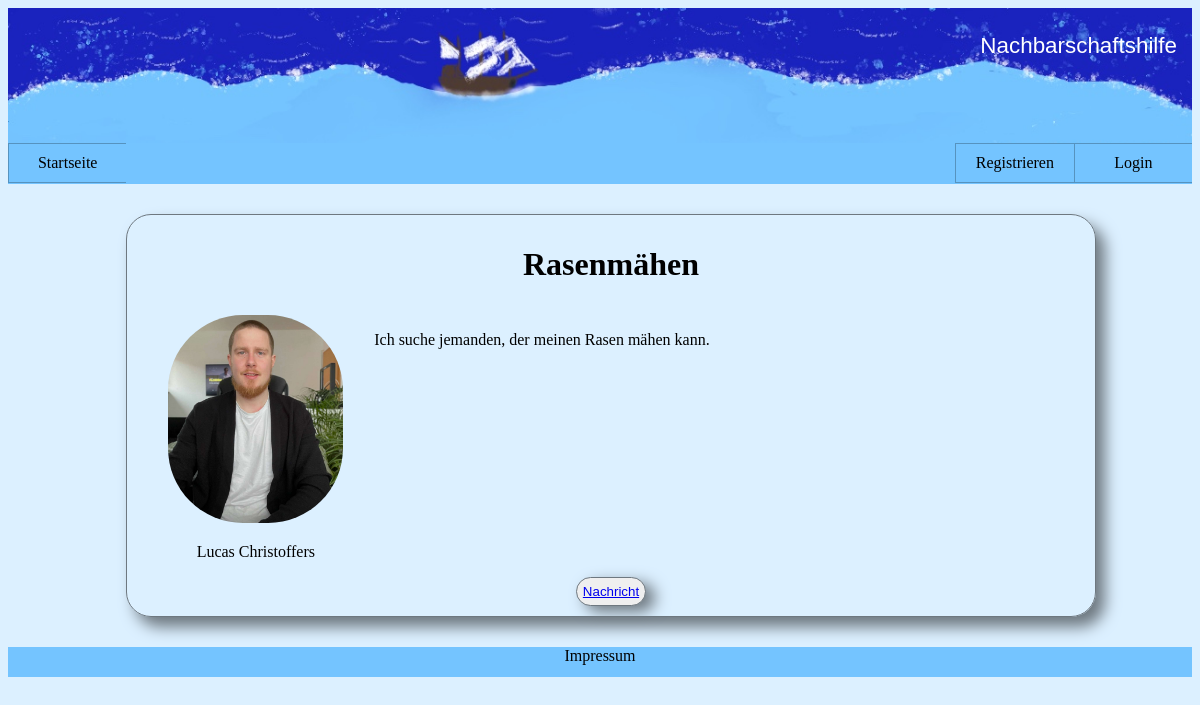
The page /Pins/angebot_eins.php?id=1 on the database its author committed.
### tables this page shows
CREATE TABLE Hilfsgesuch (
            ID INTEGER PRIMARY KEY AUTOINCREMENT,
            Titel TEXT(40),
            Beschreibung TEXT(1200),
            Kategorie INTEGER,
            Ersteller INTEGER,
            FOREIGN KEY(Kategorie) REFERENCES Kategorie(ID),
            FOREIGN KEY(Ersteller) REFERENCES Nutzer(ID)
        );

CREATE TABLE Nutzer (
            ID INTEGER PRIMARY KEY AUTOINCREMENT,
            EMail TEXT(40),
            Vorname TEXT(20),
            Nachname TEXT(20),
            Addresse TEXT(40),
            bild TEXT(40),
            PLZ INTEGER,
            telnr INTEGER,
            passwort TEXT(255),
            FOREIGN KEY(PLZ) REFERENCES Stadt(PLZ)
        );

### Klassen/View/View_Hilfsgesuch.php (called while the page is built, shortened)
<?php
class View_Hilfsgesuch{
    public function lade_Template($tpl){
        include "../Klassen/Templates/".$tpl.".php";
        $ausgabe = ob_get_contents();
        return $ausgabe;
    }
}

### Klassen/Kontroller/Kontroller_Hilfsgesuch_Erstellen.php (called while the page is built, shortened)
<?php
class Kontroller_Hiflsgesuch_Erstellen{
    private $model_Gesuche;
    private $view;
    public function __construct($pfad){
        $this->model_Gesuche = new Model_Hilfsgesuche($pfad);
        $this->view = new View_Hilfsgesuch();
    }
    public function display_Detailed_Angebot(){
        $id = 0;
        if(!isset($_GET['id']) && $_SESSION['CurrentID'] == ''){
            $this->view->set_nachricht("Fehler: Kein Angebot ausgewählt.");
            return;
        }else{
            if(isset($_GET['id'])){
                $_SESSION['CurrentID']= $id = $_GET['id'];
            }else{
                $id = $_SESSION['CurrentID'];
            }
        }
        if(!$this->model_Gesuche->hilfsgesuch_Detailed($id)){
            $this->view->set_nachricht("Fehler: Es ist ein Fehler beim Abfragen des Angebots passiert.");
            return;
        }
        $erg = $this->model_Gesuche->get_ergebnisse();
        $this->view->set_alte_Werte("titel", $erg['Titel']);
        $this->view->set_alte_Werte("bild", $erg['bild']);
        $this->view->set_alte_Werte("beschreibung", $erg['Beschreibung']);
        $this->view->set_alte_Werte("vorname", $erg['Vorname']);
        $this->view->set_alte_Werte("nachname", $erg['Nachname']);
        $this->view->set_alte_Werte("email", $erg['EMail']);
        return $this->view->lade_Template("tp_detailed_Angebot");
    }
}

### Klassen/Model/Model_Hilfsgesuche.php (called while the page is built, shortened)
<?php
class Model_Hilfsgesuche{
    private $db;
    public function __construct($pfad){
        include $pfad."db_Verbindung.php";
        $this->db = $verbindung;
    }
    public function hilfsgesuch_Detailed($id){
        try{
            $query = "SELECT * FROM Hilfsgesuch LEFT JOIN Nutzer ON Hilfsgesuch.Ersteller = Nutzer.ID WHERE Hilfsgesuch.ID = ?";
            $query = $this->db->prepare($query);
            $query->bindValue(1, $id);
            $query->execute();
            return true;
        }catch(Exception $e){
            return false;
        }
    }
}

### Klassen/Templates/tp_detailed_Angebot.php (the view, shortened to what this page needs)
<div id="angeboteins">
    <div id="Container_Angebot" class="Container_Angebot">
        <div class="box3">
            <h1> <?php echo $this->kategorien['titel'] ?> </h1>
        </div>
        <div class="box1">
            <img src= <?php  echo '../Bilder/profile/'. $this->kategorien['bild'] ?> alt="Profil Bild">
            <p><?php echo $this->kategorien['vorname']. ' '. $this->kategorien['nachname'] ?></p>
            </div>
            <div class="box2">
                <p>
                    <?php echo $this->kategorien['beschreibung'] ?>
                </p>
            </div>
        <div class="box4">
            <a href= <?php echo "mailto:".$this->kategorien['email']?>>
                Nachricht
            </a>
        </div>
    </div>
</div>

### CSS/style.css (style rules this page uses)
body { background-color: #dcf0ff; }

### CSS/Pins/angeboteins.css (style rules this page uses)
#angeboteins { margin-left: auto; margin-right: auto; border-radius: 25px; width: 80%; padding: 30px; display: table; font-family: 'Times New Roman', Times, serif; }
.Container_Angebot .box1 { margin: auto; width: 25%; text-align: center; }
.Container_Angebot .box2 { max-width: 75%; width: 75%; font-family: 'Times New Roman', Times, serif; word-wrap: break-word; }
.Container_Angebot .box3 { width: 100%; text-align: center; }
.Container_Angebot .box4 { font-size: 13.3333px; border: 1px solid #6E7880; color: black; border-radius: 25px; margin: auto; font-family: Arial; background-color: #efefef; box-shadow: 9px 6px 15px #6E7880; display: block; color: black; text-decoration: none; padding: 6px; text-align: center; }
img { width: 75%; max-width: 175px; border-radius: 75px; }
.Container_Angebot { display: flex; flex-wrap: wrap; width: 100%; height: auto; padding: 10px; border: 0.5px solid #6E7880; box-shadow: 9px 10px 15px #6E7880; border-radius: 25px; }

### rows shown on the page
hilfsgesuch: Ersteller.bild (picture), Ersteller.Vorname "Lucas", Ersteller.Nachname "Christoffers"

### other values the page prints
$this->kategorien['titel'] "Rasenmähen"
$this->kategorien['beschreibung'] "Ich suche jemanden, der meinen Rasen mähen kann."
